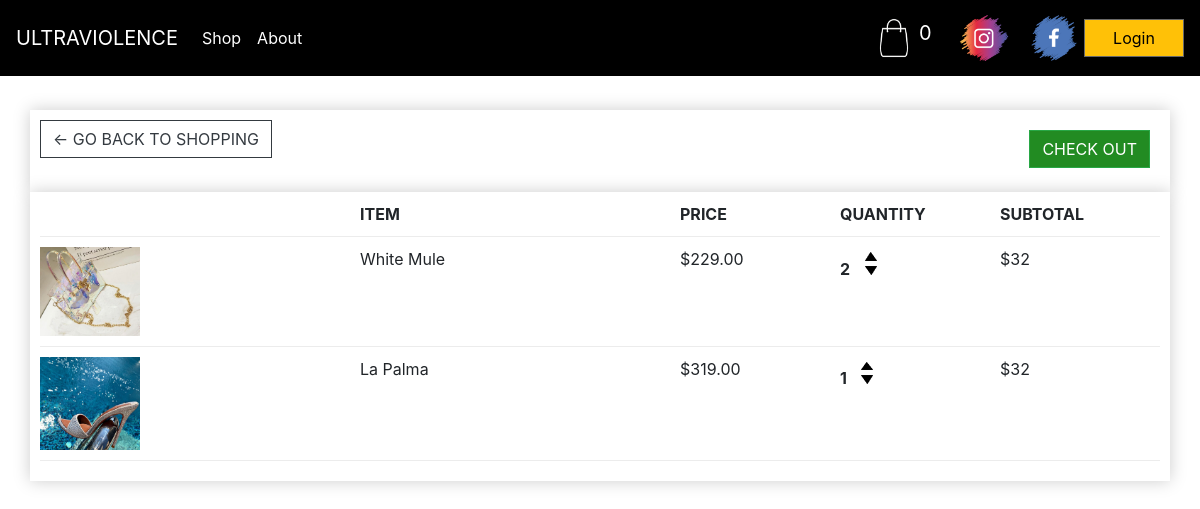
The app's page /cart/ (signed in) with its own data.
### store/models.py (models this page shows, shortened)
class OrderItem(models.Model):
    product = models.ForeignKey(Product, on_delete=models.SET_NULL, blank=True, null=True)
    order = models.ForeignKey(Order, on_delete=models.SET_NULL, blank=True, null=True)
    quantity = models.IntegerField(default=0, null=True, blank=True)
    date_added = models.DateTimeField(auto_now_add=True)

class Product(models.Model):
    name = models.CharField(max_length=200, null=True)
    price = models.DecimalField(max_digits=10, decimal_places=2)
    image = models.ImageField(null=True, blank=True)
    @property
    def imageURL(self):
        try:
            url = self.image.url
        except:
            url = ""
        return url

### store/views.py (the view)
# urls.py: path('cart/', views.cart, name="cart"),
def cart(request):
    if request.user.is_authenticated:
        customer = request.user.customer
        order, created = Order.objects.get_or_create(customer=customer, complete=False)
        items = order.orderitem_set.all()
    else:
        items = []
    context = {'items': items}
    return render(request, 'store/cart.html', context)

### store/templates/store/cart.html (shortened to what this page needs)
{% extends 'store/main.html' %}
{% load static %}
{% block content %}
	<table class="table">
<div class="row">
		<div class="col-lg-12">
			<div class="box-element">
				<a  class="btn btn-outline-dark" href="{% url 'shop' %}">&#x2190; GO BACK TO SHOPPING</a>
				<a  style="float:right; margin:10px;" class="btn btn-success" href="{% url 'payment' %}">CHECK OUT</a>
				<br>
				<br>
			</div>
			<div class="box-element">
				<div class="cart-row">
					<div style="flex:2"></div>
					<div style="flex:2"><strong>ITEM</strong></div>
					<div style="flex:1"><strong>PRICE</strong></div>
					<div style="flex:1"><strong>QUANTITY</strong></div>
					<div style="flex:1"><strong>SUBTOTAL</strong></div>
				</div>
                {% for item in items %}
				<div class="cart-row">
					<div style="flex:2"><img class="row-image" src="{{ item.product.imageURL }}"></div>
					<div style="flex:2"><p>{{ item.product.name }}</p></div>
					<div style="flex:1"><p>${{ item.product.price|floatformat:2}}</p></div>
					<div style="flex:1">
						<p class="quantity">{{ item.quantity }}</p>
						<div class="quantity">
							<img class="chg-quantity" src="{% static  'images/arrow-up.png' %}">
							<img class="chg-quantity" src="{% static  'images/arrow-down.png' %}">
						</div>
					</div>
					<div style="flex:1"><p>$32</p></div>
				</div>
            {% endfor %}
			</div>
			</table>
		</div>
{% endblock content %}

### static/css/main.css (style rules this page uses)
body { background-color: white; letter-spacing: normal; }
.box-element { box-shadow:hsl(0, 0%, 80%) 0 0 16px; background-color: #fff; border-radius: 0px; padding: 10px; }
.col-lg-4, .col-lg-6, .col-lg-8, .col-lg-12 { margin-top: 10px; padding: 0px; }
.btn { border-radius: 0; }
.btn-success { color: #fff; background-color: forestgreen; border-color: #28a745; }
.row-image { width: 100px; }
.cart-row { display: flex; align-items: flex-stretch; padding-bottom: 10px; margin-bottom: 10px; border-bottom: 1px solid #ececec; }
.quantity { display: inline-block; font-weight: 700; padding-right:10px; }
.chg-quantity { width: 12px; cursor: pointer; display: block; margin-top: 5px; transition:.1s; }

### records on screen
OrderItem: product.imageURL (picture), product.name "White Mule", product.price "229.00", quantity "2"
OrderItem: product.imageURL (picture), product.name "La Palma", product.price "319.00", quantity "1"
